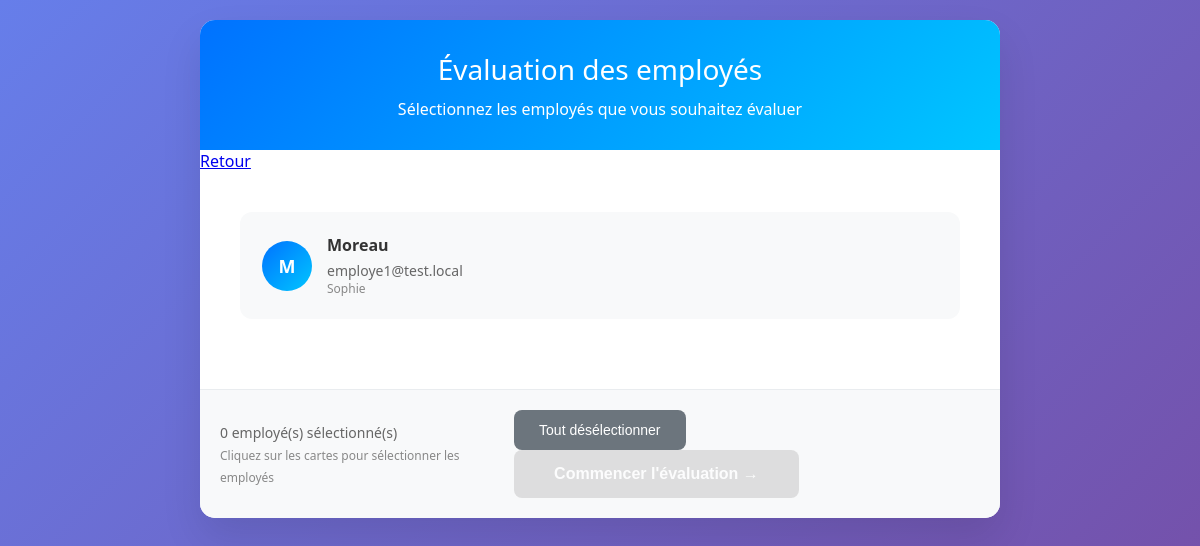
Page /cs_dashboard.php (signed in) on the committed database.
### tables this page shows
CREATE TABLE IF NOT EXISTS `utilisateurs` (
  `id` int NOT NULL AUTO_INCREMENT,
  `nom` varchar(100) NOT NULL,
  `prenom` varchar(100) DEFAULT NULL,
  `email` varchar(150) NOT NULL,
  `mot_de_passe` varchar(255) NOT NULL,
  `role` enum('drh','chef_departement','chef_service','employe') NOT NULL DEFAULT 'employe',
  `id_service` int DEFAULT NULL,
  `id_departement` int DEFAULT NULL,
  `telephone` varchar(20) DEFAULT NULL,
  `date_embauche` date DEFAULT NULL,
  `date_creation` timestamp NULL DEFAULT CURRENT_TIMESTAMP,
  `date_modification` timestamp NULL DEFAULT CURRENT_TIMESTAMP ON UPDATE CURRENT_TIMESTAMP,
  `actif` tinyint(1) DEFAULT '1',
  `derniere_connexion` timestamp NULL DEFAULT NULL,
  PRIMARY KEY (`id`),
  UNIQUE KEY `email` (`email`),
  KEY `idx_role` (`role`),
  KEY `idx_service` (`id_service`),
  KEY `idx_departement` (`id_departement`),
  KEY `idx_email` (`email`),
  CONSTRAINT `fk_user_departement` FOREIGN KEY (`id_departement`) REFERENCES `departements` (`id`) ON DELETE SET NULL,
  CONSTRAINT `fk_user_service` FOREIGN KEY (`id_service`) REFERENCES `services` (`id`) ON DELETE SET NULL
);

### cs_dashboard.php (the view, shortened to what this page needs)
<?php
include('db.php');
$chef_id = $_SESSION['user_id'];
$req = $pdo->prepare("SELECT u.* FROM utilisateurs u
    JOIN utilisateurs chef ON u.id_service = chef.id_service
    WHERE chef.id = ? AND u.role = 'employe'");
$req->execute([$chef_id]);
$employes = $req->fetchAll();
?>
<!DOCTYPE html>
<html lang="fr">
<head>
</head>
<body>
<div class="container">
    <div class="header">
        <h2>Évaluation des employés</h2>
        <p>Sélectionnez les employés que vous souhaitez évaluer</p>
    </div>
    <a href="index.php" class="back-btn">
                Retour
            </a>
    <form method="POST" action="evaluer_employes_new.php" id="evaluationForm">
        <div class="content">
            <div class="employee-grid">
                <?php foreach ($employes as $emp): ?>
                    <div class="employee-card" data-employee-id="<?= $emp['id'] ?>" data-employee-name="<?= htmlspecialchars($emp['nom']) ?>">
                        <div class="employee-info">
                            <div class="employee-avatar">
                                <?= strtoupper(substr($emp['nom'], 0, 1)) ?>
                            </div>
                            <div class="employee-details">
                                <h3><?= htmlspecialchars($emp['nom']) ?></h3>
                                <p><?= htmlspecialchars($emp['email']) ?></p>
                                <?php if (!empty($emp['prenom'])): ?>
                                    <p style="font-size: 12px; color: #888;">
                                        <?= htmlspecialchars($emp['prenom']) ?>
                                    </p>
                                <?php endif; ?>
                            </div>
                        </div>
                    </div>
                <?php endforeach; ?>
            </div>
        </div>
        <div class="action-bar">
            <div>
                <span class="selected-count" id="selectedCount">0 employé(s) sélectionné(s)</span>
                <br>
                <small style="color: #888; font-size: 12px;">Cliquez sur les cartes pour sélectionner les employés</small>
            </div>
            <div>
                <button type="button" class="btn-secondary" onclick="clearSelection()">
                    Tout désélectionner
                </button>
                <button type="submit" class="submit-btn" id="submitBtn" disabled>
                </button>
            </div>
        </div>
    </form>
</div>
</body>
</html>

### cs_dashboard.php (style rules this page uses)
* { margin: 0; padding: 0; box-sizing: border-box; }
body { font-family: 'Segoe UI', Tahoma, Geneva, Verdana, sans-serif; background: linear-gradient(135deg, #667eea 0%, #764ba2 100%); min-height: 100vh; padding: 20px; color: #333; }
.container { max-width: 800px; margin: 0 auto; background: white; border-radius: 15px; box-shadow: 0 20px 40px rgba(0, 0, 0, 0.1); overflow: hidden; }
.header { background: linear-gradient(135deg, #0072ff, #00c6ff); color: white; padding: 30px; text-align: center; }
.header h2 { font-size: 28px; font-weight: 300; margin-bottom: 10px; }
.content { padding: 40px; }
.employee-grid { display: grid; grid-template-columns: repeat(auto-fit, minmax(280px, 1fr)); gap: 20px; margin-bottom: 30px; }
.employee-card { background: #f8f9fa; border-radius: 12px; padding: 20px; border: 2px solid transparent; transition: all 0.3s ease; cursor: pointer; position: relative; }
.employee-info { display: flex; align-items: center; gap: 15px; }
.employee-avatar { width: 50px; height: 50px; background: linear-gradient(135deg, #0072ff, #00c6ff); border-radius: 50%; display: flex; align-items: center; justify-content: center; color: white; font-weight: bold; font-size: 18px; }
.employee-details h3 { font-size: 16px; margin-bottom: 5px; color: #333; }
.employee-details p { color: #666; font-size: 14px; }
.action-bar { background: #f8f9fa; padding: 20px; border-top: 1px solid #e9ecef; display: flex; justify-content: space-between; align-items: center; }
.selected-count { color: #666; font-size: 14px; }
.submit-btn { background: linear-gradient(135deg, #0072ff, #00c6ff); color: white; border: none; padding: 15px 40px; border-radius: 8px; font-size: 16px; cursor: pointer; transition: all 0.3s ease; min-width: 250px; font-weight: 600; }
.submit-btn:disabled { background: #ccc; cursor: not-allowed; opacity: 0.6; }
.btn-secondary { background: #6c757d; color: white; border: none; padding: 12px 25px; border-radius: 8px; font-size: 14px; cursor: pointer; transition: all 0.3s ease; margin-right: 10px; }

### rows in the picture
utilisateurs: nom "M", nom "Moreau", email "employe1@test.local", prenom "Sophie"
